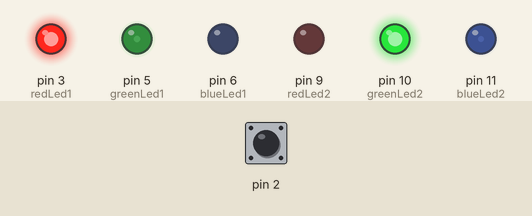
This sketch was run on a simulated Arduino Uno, built with avr-gcc and run on an emulated ATmega328P. Parts: output pins drawn as LEDs (lit = HIGH). The inputs (shaded band) are chosen by the test bench; at power-on: pin 2 LOW.

Above: at 1.2 s.
1.3 s: pin 2 driven HIGH
At 1.45 s:
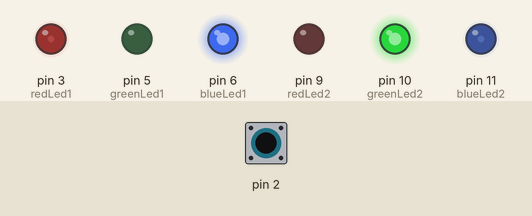
At 2.35 s:
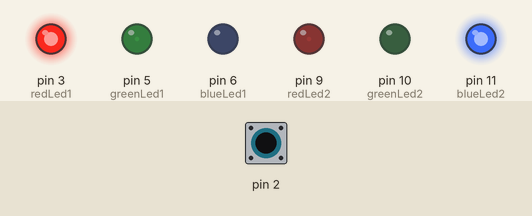
4.3 s: pin 2 pulsed LOW 2 times (0.12 s each, 0.3 s apart)
At 5.2 s:
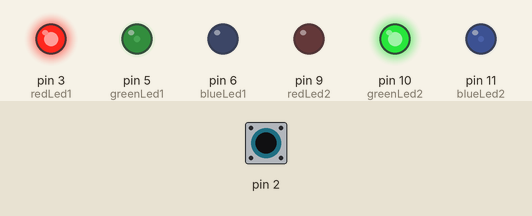
Timing chart, 0 to 7.3 s (numbered marks = the images above; inputs shaded):
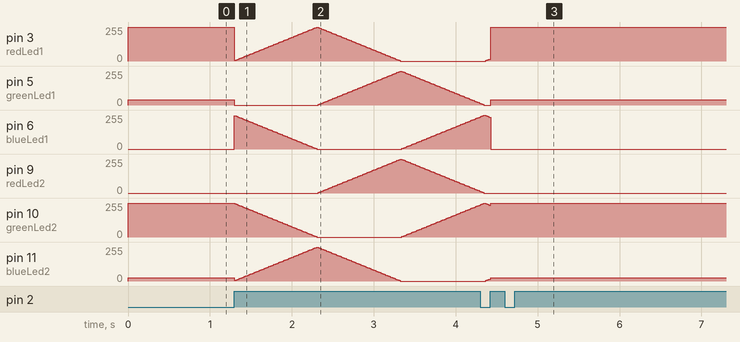

The sketch:

Zahrah_Eyes_V2.ino
```cpp
int redLed1 = 3;
int greenLed1 = 5;
int blueLed1 = 6;
int redLed2 = 9;
int greenLed2 = 10;
int blueLed2 = 11;
int isInterrupted = 0;
boolean mode = 0;

int bounceThreshold = 500;

void setup(){
  attachInterrupt(0, interruptHandler, RISING);
  pinMode(redLed1, OUTPUT);
  pinMode(redLed2, OUTPUT);
  pinMode(greenLed1, OUTPUT);
  pinMode(greenLed2, OUTPUT);
  pinMode(blueLed1, OUTPUT);
  pinMode(blueLed2, OUTPUT);
}

void loop(){
  isInterrupted = 0;
  mode = !mode;
  switch(mode){
  case 0:
    rotateEyesFast();
    break;
  case 1:
    orangeBlue();
    break;
  }

}

void interruptHandler(){
  static unsigned long lastpress;
  static unsigned long thispress;
  thispress = millis();
  if(thispress - lastpress > bounceThreshold){
    lastpress = thispress;
    isInterrupted = 1;
  }
}

void off(){
  digitalWrite(redLed1, LOW);
  digitalWrite(redLed2, LOW);
  digitalWrite(greenLed1, LOW);
  digitalWrite(greenLed2, LOW);
  digitalWrite(blueLed1, LOW);
  digitalWrite(blueLed2, LOW);
}
void orangeBlue(){
  while(isInterrupted == 0){
    digitalWrite(redLed1, HIGH);
    analogWrite(greenLed1, 40);
    digitalWrite(blueLed1, LOW);
    digitalWrite(redLed2, LOW);
    digitalWrite(greenLed2, HIGH);
    analogWrite(blueLed2, 25);
    if(isInterrupted == 1){
      continue;
    }
  }
}

void rotateEyesFast(){

  off();
  while(isInterrupted == 0){
    int timer1 = 0;
    int timer2 = 255;

    while(timer1 <255){
      timer1+=5;
      timer2-=5;
      if(isInterrupted == 1){
        continue;
      }
      analogWrite(redLed1, timer1);
      analogWrite(blueLed2, timer1);
      analogWrite(blueLed1, timer2);
      analogWrite(greenLed2, timer2);

      delay(20);
    }
    if(isInterrupted == 0){
    //delay(300);
    }

    timer1 = 0;
    timer2 = 255;

    while(timer1 <255){
      timer1+=5;
      timer2-=5;
      if(isInterrupted == 1){
        continue;
      }
      analogWrite(greenLed1, timer1);
      analogWrite(redLed2, timer1);
      analogWrite(redLed1, timer2);
      analogWrite(blueLed2, timer2);

      delay(20);
    }
    if(isInterrupted == 0){
    //delay(300);
    }
    timer1 = 0;
    timer2 = 255;

    while(timer1<255){
      timer1+=5;
      timer2-=5;
      if(isInterrupted == 1){
        continue;
      }
      analogWrite(blueLed1, timer1);
      analogWrite(greenLed2, timer1);
      analogWrite(greenLed1, timer2);
      analogWrite(redLed2, timer2);

      delay(20);
    }
    if(isInterrupted == 0){
    //delay(300);
    }
  }
}
```

Measured:
- after the input at 1.3 s, pin 9 (redLed2): rises from 0/255 to 255/255 in 1.0 s, then falls to 15/255 in 0.96 s
- after the input at 4.3 s, pin 9 (redLed2): goes on until 4.3 s, then stays 0/255
